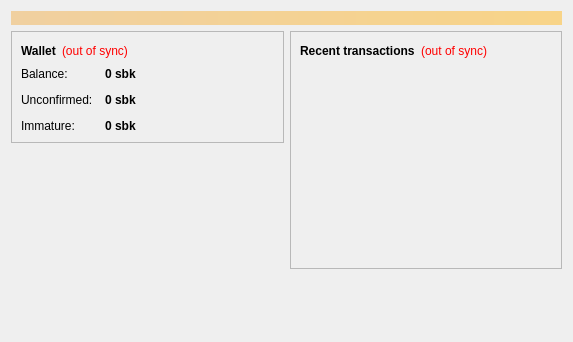
<?xml version="1.0" encoding="UTF-8"?>
<ui version="4.0">
 <class>OverviewPage</class>
 <widget class="QWidget" name="OverviewPage">
  <property name="geometry">
   <rect>
    <x>0</x>
    <y>0</y>
    <width>573</width>
    <height>342</height>
   </rect>
  </property>
  <property name="windowTitle">
   <string>Form</string>
  </property>
  <layout class="QVBoxLayout" name="topLayout">
   <item>
    <widget class="QLabel" name="labelAlerts">
     <property name="visible">
      <bool>false</bool>
     </property>
     <property name="styleSheet">
      <string notr="true">background-color: qlineargradient(x1: 0, y1: 0, x2: 1, y2: 0, stop:0 #F0D0A0, stop:1 #F8D488); color:#000000;</string>
     </property>
     <property name="wordWrap">
      <bool>true</bool>
     </property>
     <property name="margin">
      <number>3</number>
     </property>
    </widget>
   </item>
   <item>
    <layout class="QHBoxLayout" name="horizontalLayout" stretch="1,1">
     <item>
      <layout class="QVBoxLayout" name="verticalLayout_2">
       <item>
        <widget class="QFrame" name="frame">
         <property name="frameShape">
          <enum>QFrame::StyledPanel</enum>
         </property>
         <property name="frameShadow">
          <enum>QFrame::Raised</enum>
         </property>
         <layout class="QVBoxLayout" name="verticalLayout_4">
          <item>
           <layout class="QHBoxLayout" name="horizontalLayout_4">
            <item>
             <widget class="QLabel" name="label_5">
              <property name="font">
               <font>
                <weight>75</weight>
                <bold>true</bold>
               </font>
              </property>
              <property name="text">
               <string>Wallet</string>
              </property>
             </widget>
            </item>
            <item>
             <widget class="QLabel" name="labelWalletStatus">
              <property name="toolTip">
               <string>The displayed information may be out of date. Your wallet automatically synchronizes with the SBKBlockChat network after a connection is established, but this process has not completed yet.</string>
              </property>
              <property name="styleSheet">
               <string notr="true">QLabel { color: red; }</string>
              </property>
              <property name="text">
               <string notr="true">(out of sync)</string>
              </property>
              <property name="alignment">
               <set>Qt::AlignLeading|Qt::AlignLeft|Qt::AlignVCenter</set>
              </property>
             </widget>
            </item>
            <item>
             <spacer name="horizontalSpacer_2">
              <property name="orientation">
               <enum>Qt::Horizontal</enum>
              </property>
              <property name="sizeHint" stdset="0">
               <size>
                <width>40</width>
                <height>20</height>
               </size>
              </property>
             </spacer>
            </item>
           </layout>
          </item>
          <item>
           <layout class="QFormLayout" name="formLayout_2">
            <property name="fieldGrowthPolicy">
             <enum>QFormLayout::AllNonFixedFieldsGrow</enum>
            </property>
            <property name="horizontalSpacing">
             <number>12</number>
            </property>
            <property name="verticalSpacing">
             <number>12</number>
            </property>
            <item row="0" column="0">
             <widget class="QLabel" name="label">
              <property name="text">
               <string>Balance:</string>
              </property>
             </widget>
            </item>
            <item row="0" column="1">
             <widget class="QLabel" name="labelBalance">
              <property name="font">
               <font>
                <weight>75</weight>
                <bold>true</bold>
               </font>
              </property>
              <property name="cursor">
               <cursorShape>IBeamCursor</cursorShape>
              </property>
              <property name="toolTip">
               <string>Your current balance</string>
              </property>
              <property name="text">
               <string notr="true">0 sbk</string>
              </property>
              <property name="textInteractionFlags">
               <set>Qt::LinksAccessibleByMouse|Qt::TextSelectableByKeyboard|Qt::TextSelectableByMouse</set>
              </property>
             </widget>
            </item>
            <item row="1" column="0">
             <widget class="QLabel" name="label_3">
              <property name="text">
               <string>Unconfirmed:</string>
              </property>
             </widget>
            </item>
            <item row="1" column="1">
             <widget class="QLabel" name="labelUnconfirmed">
              <property name="font">
               <font>
                <weight>75</weight>
                <bold>true</bold>
               </font>
              </property>
              <property name="cursor">
               <cursorShape>IBeamCursor</cursorShape>
              </property>
              <property name="toolTip">
               <string>Total of transactions that have yet to be confirmed, and do not yet count toward the current balance</string>
              </property>
              <property name="text">
               <string notr="true">0 sbk</string>
              </property>
              <property name="textInteractionFlags">
               <set>Qt::LinksAccessibleByMouse|Qt::TextSelectableByKeyboard|Qt::TextSelectableByMouse</set>
              </property>
             </widget>
            </item>
            <item row="2" column="0">
             <widget class="QLabel" name="labelImmatureText">
              <property name="text">
               <string>Immature:</string>
              </property>
             </widget>
            </item>
            <item row="2" column="1">
             <widget class="QLabel" name="labelImmature">
              <property name="font">
               <font>
                <weight>75</weight>
                <bold>true</bold>
               </font>
              </property>
              <property name="toolTip">
               <string>Mined balance that has not yet matured</string>
              </property>
              <property name="text">
               <string notr="true">0 sbk</string>
              </property>
              <property name="textInteractionFlags">
               <set>Qt::LinksAccessibleByMouse|Qt::TextSelectableByKeyboard|Qt::TextSelectableByMouse</set>
              </property>
             </widget>
            </item>
           </layout>
          </item>
         </layout>
        </widget>
       </item>
       <item>
        <spacer name="verticalSpacer">
         <property name="orientation">
          <enum>Qt::Vertical</enum>
         </property>
         <property name="sizeHint" stdset="0">
          <size>
           <width>20</width>
           <height>40</height>
          </size>
         </property>
        </spacer>
       </item>
      </layout>
     </item>
     <item>
      <layout class="QVBoxLayout" name="verticalLayout_3">
       <item>
        <widget class="QFrame" name="frame_2">
         <property name="frameShape">
          <enum>QFrame::StyledPanel</enum>
         </property>
         <property name="frameShadow">
          <enum>QFrame::Raised</enum>
         </property>
         <layout class="QVBoxLayout" name="verticalLayout">
          <item>
           <layout class="QHBoxLayout" name="horizontalLayout_2">
            <item>
             <widget class="QLabel" name="label_4">
              <property name="text">
               <string>&lt;b&gt;Recent transactions&lt;/b&gt;</string>
              </property>
             </widget>
            </item>
            <item>
             <widget class="QLabel" name="labelTransactionsStatus">
              <property name="toolTip">
               <string>The displayed information may be out of date. Your wallet automatically synchronizes with the SBKBlockChat network after a connection is established, but this process has not completed yet.</string>
              </property>
              <property name="styleSheet">
               <string notr="true">QLabel { color: red; }</string>
              </property>
              <property name="text">
               <string notr="true">(out of sync)</string>
              </property>
              <property name="alignment">
               <set>Qt::AlignRight|Qt::AlignTrailing|Qt::AlignVCenter</set>
              </property>
             </widget>
            </item>
            <item>
             <spacer name="horizontalSpacer">
              <property name="orientation">
               <enum>Qt::Horizontal</enum>
              </property>
              <property name="sizeHint" stdset="0">
               <size>
                <width>40</width>
                <height>20</height>
               </size>
              </property>
             </spacer>
            </item>
           </layout>
          </item>
          <item>
           <widget class="QListView" name="listTransactions">
            <property name="styleSheet">
             <string notr="true">QListView { background: transparent; }</string>
            </property>
            <property name="frameShape">
             <enum>QFrame::NoFrame</enum>
            </property>
            <property name="verticalScrollBarPolicy">
             <enum>Qt::ScrollBarAlwaysOff</enum>
            </property>
            <property name="horizontalScrollBarPolicy">
             <enum>Qt::ScrollBarAlwaysOff</enum>
            </property>
            <property name="selectionMode">
             <enum>QAbstractItemView::NoSelection</enum>
            </property>
           </widget>
          </item>
         </layout>
        </widget>
       </item>
       <item>
        <spacer name="verticalSpacer_2">
         <property name="orientation">
          <enum>Qt::Vertical</enum>
         </property>
         <property name="sizeHint" stdset="0">
          <size>
           <width>20</width>
           <height>40</height>
          </size>
         </property>
        </spacer>
       </item>
      </layout>
     </item>
    </layout>
   </item>
  </layout>
 </widget>
 <resources/>
 <connections/>
</ui>
